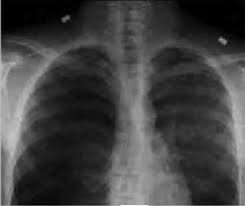
#> input picture bio_speckle.jpeg, 245 x 206 px, found by its file name
$ jupyter execute hpf_lpf_filters.ipynb   (shell and % lines are left out)   (older library calls are emulated)
#> lines starting #> are read from the running program, lines starting #| are printed output that depends on the picture
[cell 1]
import numpy as np
import cv2
import os
from matplotlib import pyplot as plt
from PIL import Image, ImageFilter

[cell 2]
image = cv2.imread('/home/raja/kmit/classes/bio_speckle.jpeg')
#> image is the input picture: shape (206, 245, 3); min 0, max 247, mean 65.3
image = cv2.cvtColor(image, cv2.COLOR_BGR2RGB)
plt.figure(figsize=(11,6))
plt.imshow(image)
plt.title('Image')
plt.xticks([])
plt.yticks([])
plt.show()

[cell 3]
image1 = cv2.imread('/home/raja/kmit/classes/sp_photo.jpeg')
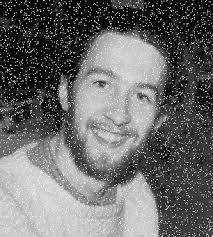
#> input picture sp_photo.jpeg, 213 x 237 px, found by its file name
#> image1 is the input picture: shape (237, 213, 3); min 0, max 255, mean 106.8
image2 = cv2.cvtColor(image1, cv2.COLOR_BGR2RGB)
plt.figure(figsize=(11,6))
plt.imshow(image2)
plt.title('Image')
plt.xticks([])
plt.yticks([])
plt.show()

[cell 4]
image3 = cv2.cvtColor(image2, cv2.COLOR_BGR2HSV) # convert to HSV
#> image3: shape (237, 213, 3); mean H, S, V 0, 0, 106.8
figure_size = 9 # the dimension of the x and y axis of the kernal.
new_image = cv2.blur(image3,(figure_size, figure_size))
#> new_image: shape (237, 213, 3); mean H, S, V 0, 0, 106.8

plt.figure(figsize=(11,6))
plt.subplot(121), plt.imshow(cv2.cvtColor(image2, cv2.COLOR_HSV2RGB)),plt.title('Original')
plt.xticks([]), plt.yticks([])
plt.subplot(122), plt.imshow(cv2.cvtColor(new_image, cv2.COLOR_HSV2RGB)),plt.title('Mean filter')
plt.xticks([]), plt.yticks([])
plt.show()
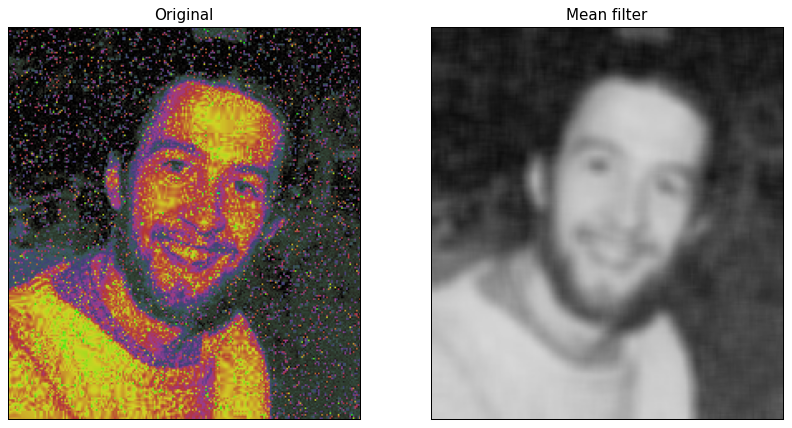
#> figure drawn by matplotlib, 2 panels

[cell 5]
# The image will first be converted to grayscale
image2 = cv2.cvtColor(image, cv2.COLOR_HSV2BGR)
image2 = cv2.cvtColor(image2, cv2.COLOR_BGR2GRAY)
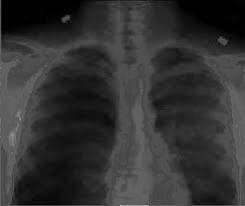
#> image2: shape (206, 245); min 0, max 190, mean 50.5
figure_size = 9
new_image = cv2.blur(image2,(figure_size, figure_size))
#> new_image: shape (206, 245)

plt.figure(figsize=(11,6))
plt.subplot(121), plt.imshow(image2, cmap='gray'),plt.title('Original')
plt.xticks([]), plt.yticks([])
plt.subplot(122), plt.imshow(new_image, cmap='gray'),plt.title('Mean filter')
plt.xticks([]), plt.yticks([])
plt.show()

[cell 6]
image = cv2.imread('/home/raja/kmit/classes/bio_speckle.jpeg')
new_image = cv2.GaussianBlur(image, (figure_size, figure_size),0)
#> new_image: shape (206, 245, 3)

plt.figure(figsize=(11,6))
plt.subplot(121), plt.imshow(cv2.cvtColor(image, cv2.COLOR_HSV2RGB)),plt.title('Original')
plt.xticks([]), plt.yticks([])
plt.subplot(122), plt.imshow(cv2.cvtColor(new_image, cv2.COLOR_HSV2RGB)),plt.title('Gaussian Filter')
plt.xticks([]), plt.yticks([])
plt.show()
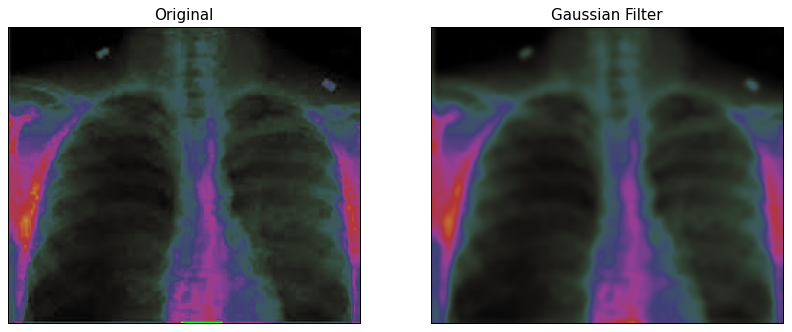
#> figure drawn by matplotlib, 2 panels

[cell 7]
new_image = cv2.medianBlur(image, figure_size)

plt.figure(figsize=(11,6))
plt.subplot(121), plt.imshow(cv2.cvtColor(image, cv2.COLOR_HSV2RGB)),plt.title('Original')
plt.xticks([]), plt.yticks([])
plt.subplot(122), plt.imshow(cv2.cvtColor(new_image, cv2.COLOR_HSV2RGB)),plt.title('Median Filter')
plt.xticks([]), plt.yticks([])
plt.show()

[cell 8]
# first a conservative filter for grayscale images will be defined.
def conservative_smoothing_gray(data, filter_size):
#> called with filter_size = 9
    temp = []
    indexer = filter_size // 2
    new_image = data.copy()
    nrow, ncol = data.shape
#> nrow = 206; ncol = 245
    for i in range(nrow):
        for j in range(ncol):
            for k in range(i-indexer, i+indexer+1):
                for m in range(j-indexer, j+indexer+1):
                    if (k > -1) and (k < nrow):
                        if (m > -1) and (m < ncol):
                            temp.append(data[k,m])
            temp.remove(data[i,j])
            max_value = max(temp)
            min_value = min(temp)
            if data[i,j] > max_value:
                new_image[i,j] = max_value
            elif data[i,j] < min_value:
                new_image[i,j] = min_value
            temp =[]
#> new_image: shape (206, 245)
    return new_image.copy()

[cell 9]
new_image = conservative_smoothing_gray(image2,9)

plt.figure(figsize=(11,6))
plt.subplot(121), plt.imshow(image2, cmap='gray'),plt.title('Original')
plt.xticks([]), plt.yticks([])
plt.subplot(122), plt.imshow(new_image, cmap='gray'),plt.title('Conservative Smoothing')
plt.xticks([]), plt.yticks([])
plt.show()

[cell 10]
new_image = cv2.Laplacian(image2,cv2.CV_64F)
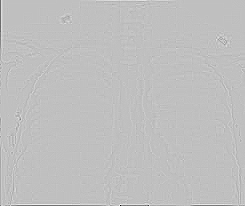
#> new_image: shape (206, 245) float64; min -319, max 105, mean -0.3; drawn with min black and max white

plt.figure(figsize=(11,6))
plt.subplot(131), plt.imshow(image2, cmap='gray'),plt.title('Original')
plt.xticks([]), plt.yticks([])
plt.subplot(132), plt.imshow(new_image, cmap='gray'),plt.title('Laplacian')
plt.xticks([]), plt.yticks([])
plt.subplot(133), plt.imshow(image2 + new_image, cmap='gray'),plt.title('Resulting image')
plt.xticks([]), plt.yticks([])
plt.show()
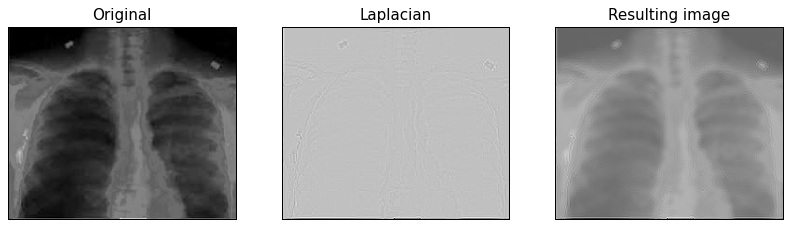
#> figure drawn by matplotlib, 3 panels

[cell 11]
dft = cv2.dft(np.float32(image2),flags = cv2.DFT_COMPLEX_OUTPUT)

# shift the zero-frequncy component to the center of the spectrum
dft_shift = np.fft.fftshift(dft)

# save image of the image in the fourier domain.
magnitude_spectrum = 20*np.log(cv2.magnitude(dft_shift[:,:,0],dft_shift[:,:,1]))
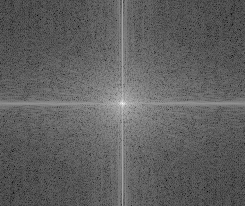
#> magnitude_spectrum: shape (206, 245) float32; min 8.35, max 295, mean 116.6; drawn with min black and max white

# plot both images
plt.figure(figsize=(11,6))
plt.subplot(121),plt.imshow(image2, cmap = 'gray')
plt.title('Input Image'), plt.xticks([]), plt.yticks([])
plt.subplot(122),plt.imshow(magnitude_spectrum, cmap = 'gray')
plt.title('Magnitude Spectrum'), plt.xticks([]), plt.yticks([])
plt.show()

[cell 12]
rows, cols = image2.shape
#> rows = 206; cols = 245
crow,ccol = rows//2 , cols//2
#> crow = 103; ccol = 122

# create a mask first, center square is 1, remaining all zeros
mask = np.zeros((rows,cols,2),np.uint8)
mask[crow-30:crow+30, ccol-30:ccol+30] = 1

# apply mask and inverse DFT
fshift = dft_shift*mask
f_ishift = np.fft.ifftshift(fshift)
img_back = cv2.idft(f_ishift)
img_back = cv2.magnitude(img_back[:,:,0],img_back[:,:,1])
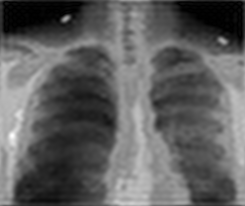
#> img_back: shape (206, 245) float32; min 846.6, max 6796769, mean 2552333.5; drawn with min black and max white

# plot both images
plt.figure(figsize=(11,6))
plt.subplot(121),plt.imshow(image2, cmap = 'gray')
plt.title('Input Image'), plt.xticks([]), plt.yticks([])
plt.subplot(122),plt.imshow(img_back, cmap = 'gray')
plt.title('Low Pass Filter'), plt.xticks([]), plt.yticks([])
plt.show()

[cell 13]
image2 = Image.fromarray(image2.astype('uint8'))
new_image = image2.filter(ImageFilter.UnsharpMask(radius=2, percent=150))
#> new_image: PIL image 245x206 L

plt.figure(figsize=(11,6))
plt.subplot(121),plt.imshow(image2, cmap = 'gray')
plt.title('Input Image'), plt.xticks([]), plt.yticks([])
plt.subplot(122),plt.imshow(new_image, cmap = 'gray')
plt.title('Unsharp Filter'), plt.xticks([]), plt.yticks([])
plt.show()

[cell 14]
import cv2
import numpy as np
from matplotlib import pyplot as plt

[cell 15]
img = cv2.imread('/home/raja/kmit/classes/face_filter.jpeg')
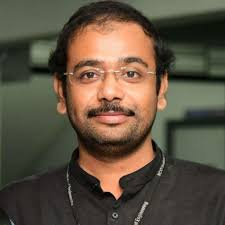
#> input picture face_filter.jpeg, 225 x 225 px, found by its file name
#> img is the input picture: shape (225, 225, 3); mean B, G, R 65, 81.3, 93.7

blur = cv2.bilateralFilter(img,9,75,75)

plt.subplot(121),plt.imshow(img),plt.title('Original')
plt.xticks([]), plt.yticks([])
plt.subplot(122),plt.imshow(blur),plt.title('Blurred')
plt.xticks([]), plt.yticks([])
plt.show()
#> figure, not shown here; B, G, R data is drawn as R, G, B

[cell 16]
img = cv2.imread('/home/raja/kmit/classes/speckle_noise.jpeg')
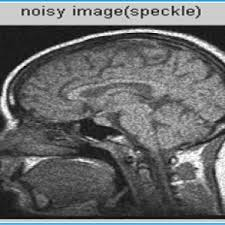
#> input picture speckle_noise.jpeg, 225 x 225 px, found by its file name
#> img is the input picture: shape (225, 225, 3); mean B, G, R 106.6, 105.9, 104

blur = cv2.bilateralFilter(img,9,75,75)

plt.subplot(121),plt.imshow(img),plt.title('Original')
plt.xticks([]), plt.yticks([])
plt.subplot(122),plt.imshow(blur),plt.title('Blurred')
plt.xticks([]), plt.yticks([])
plt.show()
#> figure, not shown here; B, G, R data is drawn as R, G, B
